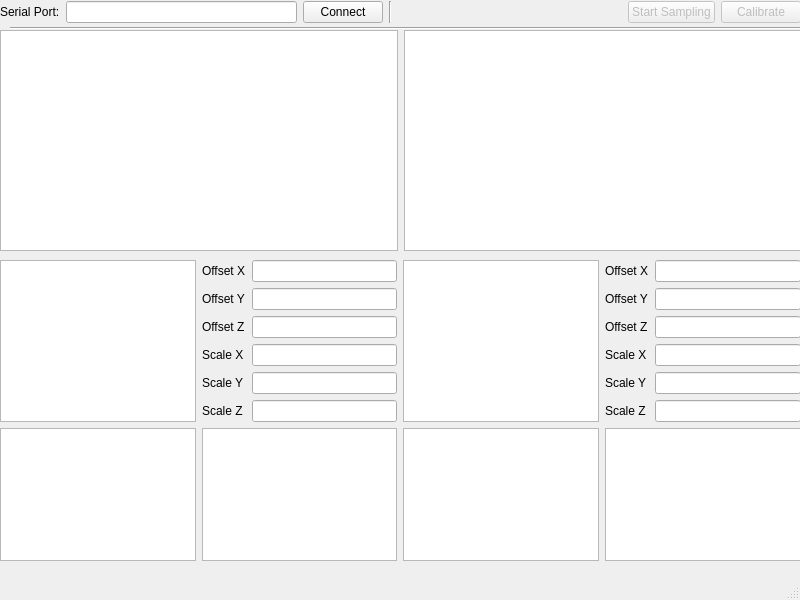
<?xml version="1.0" encoding="UTF-8"?>
<ui version="4.0">
 <class>FreeIMUCal</class>
 <widget class="QMainWindow" name="FreeIMUCal">
  <property name="geometry">
   <rect>
    <x>0</x>
    <y>0</y>
    <width>800</width>
    <height>600</height>
   </rect>
  </property>
  <property name="sizePolicy">
   <sizepolicy hsizetype="Minimum" vsizetype="Minimum">
    <horstretch>0</horstretch>
    <verstretch>0</verstretch>
   </sizepolicy>
  </property>
  <property name="minimumSize">
   <size>
    <width>800</width>
    <height>600</height>
   </size>
  </property>
  <property name="windowTitle">
   <string>FreeIMU Calibration Application</string>
  </property>
  <widget class="QWidget" name="centralwidget">
   <property name="sizePolicy">
    <sizepolicy hsizetype="Maximum" vsizetype="Maximum">
     <horstretch>0</horstretch>
     <verstretch>0</verstretch>
    </sizepolicy>
   </property>
   <widget class="Line" name="line">
    <property name="geometry">
     <rect>
      <x>10</x>
      <y>20</y>
      <width>791</width>
      <height>16</height>
     </rect>
    </property>
    <property name="orientation">
     <enum>Qt::Horizontal</enum>
    </property>
   </widget>
   <widget class="QWidget" name="gridLayoutWidget">
    <property name="geometry">
     <rect>
      <x>0</x>
      <y>0</y>
      <width>801</width>
      <height>25</height>
     </rect>
    </property>
    <layout class="QGridLayout" name="gridLayout">
     <property name="sizeConstraint">
      <enum>QLayout::SetNoConstraint</enum>
     </property>
     <item row="0" column="0">
      <widget class="QLabel" name="label">
       <property name="text">
        <string>Serial Port:</string>
       </property>
      </widget>
     </item>
     <item row="0" column="5">
      <spacer name="horizontalSpacer">
       <property name="orientation">
        <enum>Qt::Horizontal</enum>
       </property>
       <property name="sizeHint" stdset="0">
        <size>
         <width>40</width>
         <height>20</height>
        </size>
       </property>
      </spacer>
     </item>
     <item row="0" column="1">
      <widget class="QLineEdit" name="serialPortEdit"/>
     </item>
     <item row="0" column="2">
      <widget class="QPushButton" name="connectButton">
       <property name="text">
        <string>Connect</string>
       </property>
      </widget>
     </item>
     <item row="0" column="3">
      <widget class="Line" name="line_2">
       <property name="orientation">
        <enum>Qt::Vertical</enum>
       </property>
      </widget>
     </item>
     <item row="0" column="6">
      <widget class="QPushButton" name="samplingToggleButton">
       <property name="enabled">
        <bool>false</bool>
       </property>
       <property name="text">
        <string>Start Sampling</string>
       </property>
       <property name="autoDefault">
        <bool>false</bool>
       </property>
       <property name="default">
        <bool>false</bool>
       </property>
       <property name="flat">
        <bool>false</bool>
       </property>
      </widget>
     </item>
     <item row="0" column="7">
      <widget class="QPushButton" name="pushButton">
       <property name="enabled">
        <bool>false</bool>
       </property>
       <property name="text">
        <string>Calibrate</string>
       </property>
      </widget>
     </item>
    </layout>
   </widget>
   <widget class="QWidget" name="gridLayoutWidget_2">
    <property name="geometry">
     <rect>
      <x>0</x>
      <y>30</y>
      <width>801</width>
      <height>221</height>
     </rect>
    </property>
    <layout class="QGridLayout" name="gridLayout_2">
     <item row="0" column="0">
      <widget class="PlotWidget" name="acc3D"/>
     </item>
     <item row="0" column="1">
      <widget class="PlotWidget" name="magn3D"/>
     </item>
    </layout>
   </widget>
   <widget class="QWidget" name="gridLayoutWidget_3">
    <property name="geometry">
     <rect>
      <x>0</x>
      <y>260</y>
      <width>801</width>
      <height>301</height>
     </rect>
    </property>
    <layout class="QGridLayout" name="gridLayout_3">
     <item row="1" column="0">
      <widget class="PlotWidget" name="accYZ"/>
     </item>
     <item row="1" column="1">
      <widget class="PlotWidget" name="accZX"/>
     </item>
     <item row="1" column="2">
      <widget class="PlotWidget" name="magnYZ"/>
     </item>
     <item row="0" column="0">
      <widget class="PlotWidget" name="accXY"/>
     </item>
     <item row="0" column="2">
      <widget class="PlotWidget" name="magnXY"/>
     </item>
     <item row="1" column="3">
      <widget class="PlotWidget" name="magnZX"/>
     </item>
     <item row="0" column="1">
      <layout class="QFormLayout" name="formLayout">
       <property name="sizeConstraint">
        <enum>QLayout::SetNoConstraint</enum>
       </property>
       <property name="fieldGrowthPolicy">
        <enum>QFormLayout::ExpandingFieldsGrow</enum>
       </property>
       <item row="0" column="0">
        <widget class="QLabel" name="label_2">
         <property name="text">
          <string>Offset X</string>
         </property>
        </widget>
       </item>
       <item row="0" column="1">
        <widget class="QLineEdit" name="lineEdit"/>
       </item>
       <item row="1" column="0">
        <widget class="QLabel" name="label_4">
         <property name="text">
          <string>Offset Y</string>
         </property>
        </widget>
       </item>
       <item row="2" column="0">
        <widget class="QLabel" name="label_3">
         <property name="text">
          <string>Offset Z</string>
         </property>
        </widget>
       </item>
       <item row="1" column="1">
        <widget class="QLineEdit" name="lineEdit_2">
         <property name="sizePolicy">
          <sizepolicy hsizetype="Expanding" vsizetype="Expanding">
           <horstretch>0</horstretch>
           <verstretch>0</verstretch>
          </sizepolicy>
         </property>
        </widget>
       </item>
       <item row="3" column="1">
        <widget class="QLineEdit" name="lineEdit_4"/>
       </item>
       <item row="4" column="1">
        <widget class="QLineEdit" name="lineEdit_5"/>
       </item>
       <item row="5" column="1">
        <widget class="QLineEdit" name="lineEdit_3"/>
       </item>
       <item row="2" column="1">
        <widget class="QLineEdit" name="lineEdit_6"/>
       </item>
       <item row="3" column="0">
        <widget class="QLabel" name="label_5">
         <property name="text">
          <string>Scale X</string>
         </property>
        </widget>
       </item>
       <item row="4" column="0">
        <widget class="QLabel" name="label_6">
         <property name="text">
          <string>Scale Y</string>
         </property>
        </widget>
       </item>
       <item row="5" column="0">
        <widget class="QLabel" name="label_7">
         <property name="text">
          <string>Scale Z</string>
         </property>
        </widget>
       </item>
      </layout>
     </item>
     <item row="0" column="3">
      <layout class="QFormLayout" name="formLayout_2">
       <property name="sizeConstraint">
        <enum>QLayout::SetNoConstraint</enum>
       </property>
       <property name="fieldGrowthPolicy">
        <enum>QFormLayout::ExpandingFieldsGrow</enum>
       </property>
       <item row="0" column="0">
        <widget class="QLabel" name="label_8">
         <property name="text">
          <string>Offset X</string>
         </property>
        </widget>
       </item>
       <item row="0" column="1">
        <widget class="QLineEdit" name="lineEdit_7"/>
       </item>
       <item row="1" column="0">
        <widget class="QLabel" name="label_9">
         <property name="text">
          <string>Offset Y</string>
         </property>
        </widget>
       </item>
       <item row="2" column="0">
        <widget class="QLabel" name="label_10">
         <property name="text">
          <string>Offset Z</string>
         </property>
        </widget>
       </item>
       <item row="1" column="1">
        <widget class="QLineEdit" name="lineEdit_8">
         <property name="sizePolicy">
          <sizepolicy hsizetype="Expanding" vsizetype="Expanding">
           <horstretch>0</horstretch>
           <verstretch>0</verstretch>
          </sizepolicy>
         </property>
        </widget>
       </item>
       <item row="3" column="1">
        <widget class="QLineEdit" name="lineEdit_9"/>
       </item>
       <item row="4" column="1">
        <widget class="QLineEdit" name="lineEdit_10"/>
       </item>
       <item row="5" column="1">
        <widget class="QLineEdit" name="lineEdit_11"/>
       </item>
       <item row="2" column="1">
        <widget class="QLineEdit" name="lineEdit_12"/>
       </item>
       <item row="3" column="0">
        <widget class="QLabel" name="label_11">
         <property name="text">
          <string>Scale X</string>
         </property>
        </widget>
       </item>
       <item row="4" column="0">
        <widget class="QLabel" name="label_12">
         <property name="text">
          <string>Scale Y</string>
         </property>
        </widget>
       </item>
       <item row="5" column="0">
        <widget class="QLabel" name="label_13">
         <property name="text">
          <string>Scale Z</string>
         </property>
        </widget>
       </item>
      </layout>
     </item>
    </layout>
   </widget>
  </widget>
  <widget class="QStatusBar" name="statusbar"/>
  <widget class="QMenuBar" name="menubar">
   <property name="geometry">
    <rect>
     <x>0</x>
     <y>0</y>
     <width>800</width>
     <height>20</height>
    </rect>
   </property>
  </widget>
 </widget>
 <customwidgets>
  <customwidget>
   <class>PlotWidget</class>
   <extends>QGraphicsView</extends>
   <header>pyqtgraph</header>
  </customwidget>
 </customwidgets>
 <resources/>
 <connections/>
</ui>
